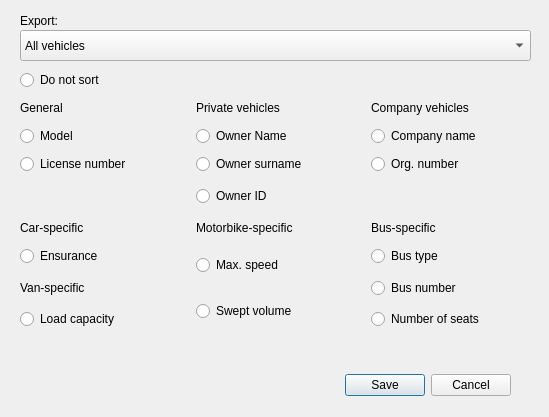
<?xml version="1.0" encoding="UTF-8"?>
<ui version="4.0">
 <class>fileexport</class>
 <widget class="QDialog" name="fileexport">
  <property name="geometry">
   <rect>
    <x>0</x>
    <y>0</y>
    <width>549</width>
    <height>417</height>
   </rect>
  </property>
  <property name="windowTitle">
   <string>Dialog</string>
  </property>
  <widget class="QDialogButtonBox" name="exportButtons">
   <property name="geometry">
    <rect>
     <x>150</x>
     <y>360</y>
     <width>361</width>
     <height>51</height>
    </rect>
   </property>
   <property name="orientation">
    <enum>Qt::Horizontal</enum>
   </property>
   <property name="standardButtons">
    <set>QDialogButtonBox::Cancel|QDialogButtonBox::Save</set>
   </property>
  </widget>
  <widget class="QComboBox" name="whatToExport">
   <property name="geometry">
    <rect>
     <x>20</x>
     <y>30</y>
     <width>511</width>
     <height>31</height>
    </rect>
   </property>
   <item>
    <property name="text">
     <string>All vehicles</string>
    </property>
   </item>
   <item>
    <property name="text">
     <string>Private cars</string>
    </property>
   </item>
   <item>
    <property name="text">
     <string>Private vans</string>
    </property>
   </item>
   <item>
    <property name="text">
     <string>Motorbikes</string>
    </property>
   </item>
   <item>
    <property name="text">
     <string>Company cars</string>
    </property>
   </item>
   <item>
    <property name="text">
     <string>Company vans</string>
    </property>
   </item>
   <item>
    <property name="text">
     <string>Buses</string>
    </property>
   </item>
  </widget>
  <widget class="QLabel" name="label">
   <property name="geometry">
    <rect>
     <x>20</x>
     <y>10</y>
     <width>81</width>
     <height>21</height>
    </rect>
   </property>
   <property name="text">
    <string>Export:</string>
   </property>
  </widget>
  <widget class="QWidget" name="layoutWidget">
   <property name="geometry">
    <rect>
     <x>20</x>
     <y>70</y>
     <width>521</width>
     <height>261</height>
    </rect>
   </property>
   <layout class="QGridLayout" name="gridLayout">
    <item row="15" column="0" rowspan="2">
     <widget class="QRadioButton" name="sortByLoadCap">
      <property name="text">
       <string>Load capacity</string>
      </property>
     </widget>
    </item>
    <item row="3" column="0" rowspan="2">
     <widget class="QRadioButton" name="sortByModel">
      <property name="text">
       <string>Model</string>
      </property>
     </widget>
    </item>
    <item row="7" column="1" rowspan="2">
     <widget class="QRadioButton" name="sortByID">
      <property name="text">
       <string>Owner ID</string>
      </property>
     </widget>
    </item>
    <item row="5" column="0" rowspan="2">
     <widget class="QRadioButton" name="sortByLicNr">
      <property name="text">
       <string>License number</string>
      </property>
     </widget>
    </item>
    <item row="1" column="1" rowspan="2">
     <widget class="QLabel" name="label_4">
      <property name="text">
       <string>Private vehicles</string>
      </property>
     </widget>
    </item>
    <item row="1" column="2" rowspan="2">
     <widget class="QLabel" name="label_5">
      <property name="text">
       <string>Company vehicles</string>
      </property>
     </widget>
    </item>
    <item row="9" column="1" rowspan="2">
     <widget class="QLabel" name="label_8">
      <property name="text">
       <string>Motorbike-specific</string>
      </property>
     </widget>
    </item>
    <item row="9" column="2" rowspan="2">
     <widget class="QLabel" name="label_9">
      <property name="text">
       <string>Bus-specific</string>
      </property>
     </widget>
    </item>
    <item row="9" column="0" rowspan="2">
     <widget class="QLabel" name="label_6">
      <property name="text">
       <string>Car-specific</string>
      </property>
     </widget>
    </item>
    <item row="5" column="2" rowspan="2">
     <widget class="QRadioButton" name="sortByOrgNr">
      <property name="text">
       <string>Org. number</string>
      </property>
     </widget>
    </item>
    <item row="1" column="0" rowspan="2">
     <widget class="QLabel" name="label_3">
      <property name="text">
       <string>General</string>
      </property>
     </widget>
    </item>
    <item row="3" column="1" rowspan="2">
     <widget class="QRadioButton" name="sortByOwName">
      <property name="text">
       <string>Owner Name</string>
      </property>
     </widget>
    </item>
    <item row="5" column="1" rowspan="2">
     <widget class="QRadioButton" name="sortBySurname">
      <property name="text">
       <string>Owner surname</string>
      </property>
     </widget>
    </item>
    <item row="14" column="1" rowspan="3">
     <widget class="QRadioButton" name="sortBySVol">
      <property name="text">
       <string>Swept volume</string>
      </property>
     </widget>
    </item>
    <item row="11" column="2" rowspan="2">
     <widget class="QRadioButton" name="sortByBusType">
      <property name="text">
       <string>Bus type</string>
      </property>
     </widget>
    </item>
    <item row="11" column="0" rowspan="2">
     <widget class="QRadioButton" name="sortByEnsur">
      <property name="text">
       <string>Ensurance</string>
      </property>
     </widget>
    </item>
    <item row="13" column="2" rowspan="2">
     <widget class="QRadioButton" name="sortByBusNumber">
      <property name="text">
       <string>Bus number</string>
      </property>
     </widget>
    </item>
    <item row="11" column="1" rowspan="3">
     <widget class="QRadioButton" name="sortByMaxSpeed">
      <property name="text">
       <string>Max. speed</string>
      </property>
     </widget>
    </item>
    <item row="15" column="2" rowspan="2">
     <widget class="QRadioButton" name="sortByNrOfSeats">
      <property name="text">
       <string>Number of seats</string>
      </property>
     </widget>
    </item>
    <item row="13" column="0" rowspan="2">
     <widget class="QLabel" name="label_7">
      <property name="text">
       <string>Van-specific</string>
      </property>
     </widget>
    </item>
    <item row="3" column="2" rowspan="2">
     <widget class="QRadioButton" name="sortByCompName">
      <property name="text">
       <string>Company name</string>
      </property>
     </widget>
    </item>
    <item row="0" column="0">
     <widget class="QRadioButton" name="dontSortButton">
      <property name="text">
       <string>Do not sort</string>
      </property>
     </widget>
    </item>
   </layout>
  </widget>
 </widget>
 <resources/>
 <connections>
  <connection>
   <sender>exportButtons</sender>
   <signal>accepted()</signal>
   <receiver>fileexport</receiver>
   <slot>accept()</slot>
   <hints>
    <hint type="sourcelabel">
     <x>248</x>
     <y>254</y>
    </hint>
    <hint type="destinationlabel">
     <x>157</x>
     <y>274</y>
    </hint>
   </hints>
  </connection>
  <connection>
   <sender>exportButtons</sender>
   <signal>rejected()</signal>
   <receiver>fileexport</receiver>
   <slot>reject()</slot>
   <hints>
    <hint type="sourcelabel">
     <x>316</x>
     <y>260</y>
    </hint>
    <hint type="destinationlabel">
     <x>286</x>
     <y>274</y>
    </hint>
   </hints>
  </connection>
 </connections>
</ui>
